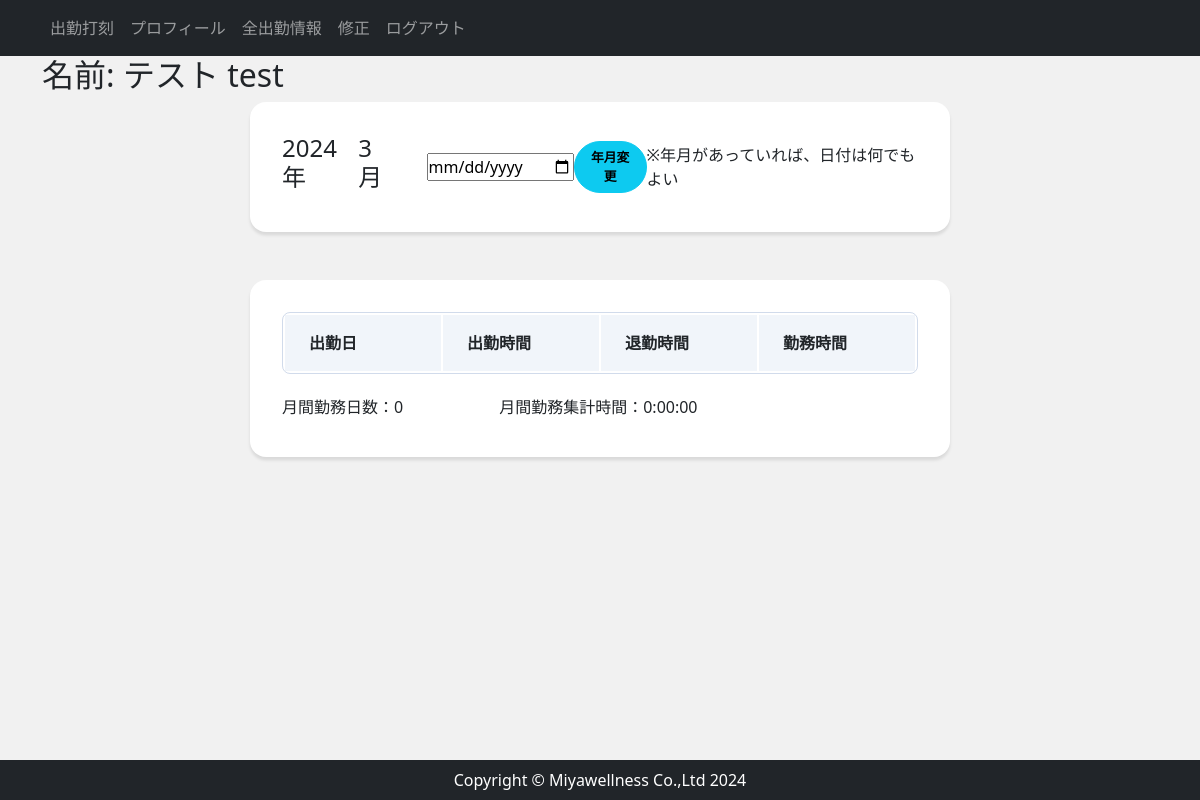
Page /status/ (signed in) on the earlier database version.
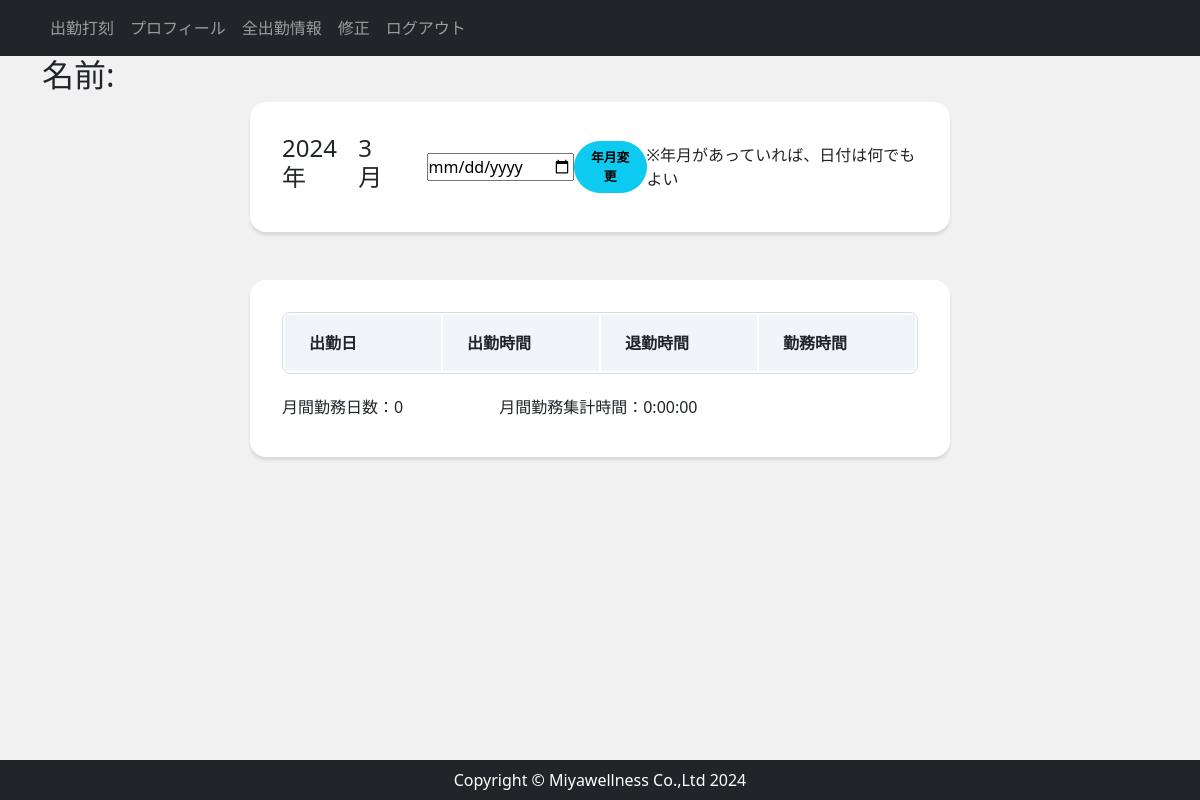
Same page on the later database version.
### accounts/models.py (models this page shows, shortened)
class CustomUser(AbstractBaseUser, PermissionsMixin):
    email = models.EmailField("メールアドレス", unique=True)
    first_name = models.CharField("姓", max_length=150,)
    last_name = models.CharField("名", max_length=150,)
    department = models.CharField("所属", max_length=30, blank=True)
    created = models.DateTimeField("入会日", default=timezone.now, editable=False, blank=True)
    is_staff = models.BooleanField(
        ("staff status"),
        default=False,
        help_text=("Designates whether the user can log into this admin site."),
    )
    is_active = models.BooleanField(
        ("active"),
        default=True,
        help_text=(
            "Designates whether this user should be treated as active. "
            "Unselect this instead of deleting accounts."
        ),
    )
    objects = UserManager()
    EMAIL_FIELD = "email"
    USERNAME_FIELD = "email"
    REQUIRED_FIELDS = []
    class Meta:
        verbose_name = ("user")
        verbose_name_plural = ("users")

### app/views.py (the view, shortened to what this page needs)
# urls.py: path('status/', views.StatusView.as_view(), name='status'),
class StatusView(LoginRequiredMixin, View):
    def get(self, request, *args, **kwargs):
        user_day = AttendanceModels.objects.filter(user=self.request.user)
        current_datetime = timezone.now().date()
        year = current_datetime.year
        month = current_datetime.month
        user = self.request.user
        form = DaysForm()
        total_work_time, work_time_count = self.calculate_total_work_time(user_day, year, month)
        return render(request, 'app/status.html', {
            'form': form,
            'user': user,
            'user_day': user_day,
            'year': year,
            'month': month,
            'total_work_time': total_work_time,
            'work_time_count': work_time_count,
        })
    def calculate_total_work_time(self, attendance_qs, target_year, target_month):
            total_work_time_user = timedelta()
            work_time_count_user = 0
            for attendance in attendance_qs.filter(
                days__year=target_year, days__month=target_month
            ):
                if attendance.start and attendance.end:  # Check for None
                    total_work_time_user += attendance.end - attendance.start
                    work_time_count_user += 1
            return total_work_time_user, work_time_count_user

### app/forms.py
class DaysForm(forms.ModelForm):
    class Meta:
        model = AttendanceModels
        fields = ['days']
    def __init__(self, *args, **kwargs):
        super(DaysForm, self).__init__(*args, **kwargs)
        self.fields['days'].widget = forms.DateInput(attrs={'type': 'date'}, format='%Y-%m-%d')
        self.fields['days'].widget.attrs['placeholder'] = 'YYYY-MM-DD'

### app/templates/app/status.html (shortened to what this page needs)
{% extends "app/base.html" %} {% block content %}
<h2>名前: {{ user.first_name }} {{ user.last_name }}</h2>
<div class="card card-profile mx-auto">
  <div class="card-body">
    <table><tr>
        <td><h4>{{ year }}年</h4></td><td>
          <h4>{{ month }}月</h4></td>
        <td>&emsp;&emsp;</td>
        <td type="date">
            <form method="post" action="/status/">
                {{ form.days }}
        </td>
        <td>
            <button class="btn btn-info" type="submit">年月変更</button>
        </td>
        <td>※年月があっていれば、日付は何でもよい</td>
    </tr></table>
  </div>
</div>
<div class="card card-profile my-5 mx-auto">
  <div class="card-body">
    <table class="profile_table mb-4">
      <tbody>
        <tr>
          <th class="header">出勤日</th>
          <th class="header">出勤時間</th>
          <th class="header">退勤時間</th>
          <th class="header">勤務時間</th>
        </tr>
      </tbody>
    </table>
    <h6>月間勤務日数：{{ work_time_count }}&emsp;&emsp;&emsp;&emsp;&emsp;&emsp;月間勤務集計時間：{{ total_work_time }}</h6>
</div>
</div>
{% endblock %}

Differences in the rows shown:
no longer on this page (row edited): CustomUser: first_name "テスト", last_name "test"
